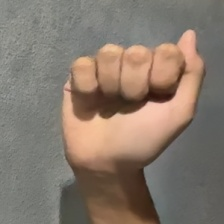
#> input picture dataset/A/A_0002.jpg, 224 x 224 px, given in place of test_hand.jpg, which was not available
$ python run_test.py
#> lines starting #> are read from the running program, lines starting #| are printed output that depends on the picture
### module3/geometric.py
"""Module 3 — Geometric Transformations & Interpolation

หน้าที่:
  1. Geometric Transformations:
     - Rotation (การหมุนภาพ)
     - Scaling / Zoom (การปรับขนาด/ซูม)
     - Translation (การเลื่อนตำแหน่ง)
  2. Interpolation Techniques:
     - Nearest-neighbor (cv2.INTER_NEAREST)
     - Bilinear (cv2.INTER_LINEAR)
     - Bicubic (cv2.INTER_CUBIC)
  3. Image Warping / Affine Transformation (การดัดรูปทรงตามพิกัดอ้างอิง)

Student 3 - Module 3
"""

from __future__ import annotations
import cv2
import numpy as np


_INTERPOLATION_METHODS = {
    "nearest": cv2.INTER_NEAREST,
    "bilinear": cv2.INTER_LINEAR,
    "bicubic": cv2.INTER_CUBIC,
}


def _get_interp_flag(method: str) -> int:
    m = method.lower().strip()
    if m not in _INTERPOLATION_METHODS:
        raise ValueError(
            f"วิธี Interpolation '{method}' ไม่รองรับ (เลือกได้: 'nearest', 'bilinear', 'bicubic')"
        )
    return _INTERPOLATION_METHODS[m]


def rotate_image(
    img: np.ndarray,
    angle: float,
    center: tuple[float, float] | None = None,
    scale: float = 1.0,
    method: str = "bilinear",
) -> np.ndarray:
    """
    หมุนภาพตามมุม angle (องศา) รอบจุด center
    """
    if img is None or img.size == 0:
        raise ValueError("img ต้องไม่ว่าง")

    h, w = img.shape[:2]
    if center is None:
        center = (w / 2.0, h / 2.0)

    interp = _get_interp_flag(method)
    rot_mat = cv2.getRotationMatrix2D(center, angle, scale)
    return cv2.warpAffine(img, rot_mat, (w, h), flags=interp, borderMode=cv2.BORDER_CONSTANT, borderValue=0)


def scale_image(
    img: np.ndarray,
    scale_factor: float,
    method: str = "bilinear",
) -> np.ndarray:
    """
    ปรับขนาด/ซูมภาพด้วยสเกลแฟกเตอร์ (เช่น 0.5 ย่อลงครึ่งหนึ่ง, 1.5 ขยาย 1.5 เท่า)
    """
    if img is None or img.size == 0:
        raise ValueError("img ต้องไม่ว่าง")
    if scale_factor <= 0:
        raise ValueError("scale_factor ต้องมากกว่า 0")

    h, w = img.shape[:2]
    new_w = max(1, int(round(w * scale_factor)))
    new_h = max(1, int(round(h * scale_factor)))
    interp = _get_interp_flag(method)
    return cv2.resize(img, (new_w, new_h), interpolation=interp)


def translate_image(
    img: np.ndarray,
    tx: float,
    ty: float,
    method: str = "bilinear",
) -> np.ndarray:
    """
    เลื่อนตำแหน่งภาพในแนวแกน X (tx พิกเซล) และแนวแกน Y (ty พิกเซล)
    """
    if img is None or img.size == 0:
        raise ValueError("img ต้องไม่ว่าง")

    h, w = img.shape[:2]
    trans_mat = np.array([[1.0, 0.0, float(tx)], [0.0, 1.0, float(ty)]], dtype=np.float32)
    interp = _get_interp_flag(method)
    return cv2.warpAffine(img, trans_mat, (w, h), flags=interp, borderMode=cv2.BORDER_CONSTANT, borderValue=0)


def affine_warp(
    img: np.ndarray,
    src_points: np.ndarray,
    dst_points: np.ndarray,
    output_size: tuple[int, int] | None = None,
    method: str = "bilinear",
) -> np.ndarray:
    """
    ทำ Affine Transformation จากจุดอ้างอิง 3 จุดต้นทางและปลายทาง (Forward / Reverse Mapping)
    """
    if img is None or img.size == 0:
        raise ValueError("img ต้องไม่ว่าง")

    h, w = img.shape[:2]
    out_sz = output_size if output_size is not None else (w, h)

    pts_src = np.float32(src_points)
    pts_dst = np.float32(dst_points)

    matrix = cv2.getAffineTransform(pts_src, pts_dst)
    interp = _get_interp_flag(method)
    return cv2.warpAffine(img, matrix, out_sz, flags=interp, borderMode=cv2.BORDER_CONSTANT, borderValue=0)

### module3/run_test.py
"""module3/run_test.py — ทดสอบ Geometric Transformations & Interpolation

เปรียบเทียบผลลัพธ์ของ Nearest-neighbor, Bilinear, Bicubic ตามข้อกำหนด comvis.pdf
"""

from pathlib import Path
import cv2
import numpy as np

from module3.geometric import (
    rotate_image,
    scale_image,
    translate_image,
    affine_warp,
)

_ROOT = Path(__file__).resolve().parent.parent


def _save(img: np.ndarray, out_dir: Path, name: str) -> None:
    path = out_dir / f"{name}.png"
    if img.ndim == 3 and img.shape[2] == 3:
        to_write = cv2.cvtColor(img, cv2.COLOR_RGB2BGR)
    else:
        to_write = img
    cv2.imwrite(str(path), to_write)
    print(f"Saved: {path.name}")


def main() -> None:
    test_img_path = _ROOT / "test_hand.jpg"
    out_dir = _ROOT / "results_module3"
    out_dir.mkdir(parents=True, exist_ok=True)

    bgr = cv2.imread(str(test_img_path))
#> bgr is the input picture: shape (224, 224, 3); mean B, G, R 108.6, 120.6, 134.4
    if bgr is None:
        raise FileNotFoundError(f"ไม่พบไฟล์: {test_img_path}")

    # ย่อรูปให้อยู่ในขนาดพอเหมาะ
    h, w = bgr.shape[:2]
#> h = 224; w = 224
    if max(h, w) > 800:
        scale = 800.0 / max(h, w)
        bgr = cv2.resize(bgr, (int(w * scale), int(h * scale)))

    rgb = cv2.cvtColor(bgr, cv2.COLOR_BGR2RGB)
    _save(rgb, out_dir, "01_original")

    # 1. เปรียบเทียบ Interpolation เมื่อหมุนภาพ 30 องศา
    for method in ["nearest", "bilinear", "bicubic"]:
        rot = rotate_image(rgb, angle=30.0, method=method)
        _save(rot, out_dir, f"02_rotate_30deg_{method}")
#> this loop made 3 passes
#> pass 1, in main, `rot = rotate_image(rgb, angle=30.0, method=method)`:
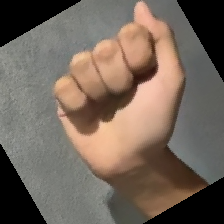
#> rot: shape (224, 224, 3); mean R, G, B 116.3, 102.4, 91.1

    # 2. เปรียบเทียบ Interpolation เมื่อปรับขนาด/ซูม (Scaling 1.5x)
    for method in ["nearest", "bilinear", "bicubic"]:
        sc = scale_image(rgb, scale_factor=1.5, method=method)
        _save(sc, out_dir, f"03_scale_1.5x_{method}")

    # 3. Translation (เลื่อนภาพ x=+50, y=+30)
    trans = translate_image(rgb, tx=50, ty=30, method="bilinear")
#> in translate_image, `return cv2.warpAffine(img, trans_mat, (w, h), flags=interp, borderMode..`:
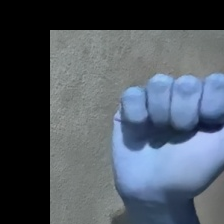
#> returned value: shape (224, 224, 3); mean of channels 0, 1, 2 96.7, 86.1, 77.1; drawn as B, G, R
    _save(trans, out_dir, "04_translation")
#> in _save (call 8), `to_write = cv2.cvtColor(img, cv2.COLOR_RGB2BGR)`:
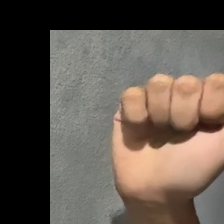
#> to_write: shape (224, 224, 3); mean B, G, R 77.1, 86.1, 96.7

    # 4. Affine Warping (ดัดภาพ 3 จุด)
    h_rgb, w_rgb = rgb.shape[:2]
#> h_rgb = 224; w_rgb = 224
    src_pts = np.float32([[0, 0], [w_rgb - 1, 0], [0, h_rgb - 1]])
#> src_pts = [[0, 0], [223, 0], [0, 223]]
    dst_pts = np.float32([[w_rgb * 0.1, h_rgb * 0.15], [w_rgb * 0.85, h_rgb * 0.05], [w_rgb * 0.2, h_rgb * 0.9]])
    warped = affine_warp(rgb, src_pts, dst_pts, method="bilinear")
#> in affine_warp, `return cv2.warpAffine(img, matrix, out_sz, flags=interp, borderMode=cv..`:
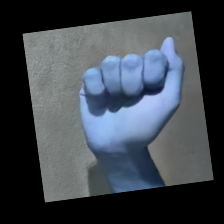
#> returned value: shape (224, 224, 3); mean of channels 0, 1, 2 77.6, 69.7, 62.7; drawn as B, G, R
    _save(warped, out_dir, "05_affine_warp")
#> in _save (call 9), `to_write = cv2.cvtColor(img, cv2.COLOR_RGB2BGR)`:
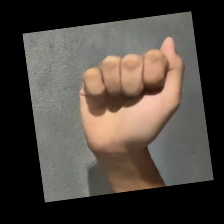
#> to_write: shape (224, 224, 3); mean B, G, R 62.7, 69.7, 77.6

    print(f"\nผลลัพธ์ของ Module 3 ทั้งหมดถูกบันทึกไว้ใน:\n  {out_dir}")


if __name__ == "__main__":
    main()

$ run again, on dataset/B/B_0008.jpg
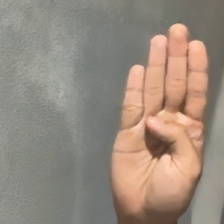
#> input picture dataset/B/B_0008.jpg, 224 x 224 px, given in place of test_hand.jpg, which was not available
#> in main, bgr is the input picture: shape (224, 224, 3); mean B, G, R 125.5, 138.3, 152.1
#> the loop in main, `for method in ["nearest", "bilinear", "bicubic"]:` made 3 passes
#> pass 1, in main, `rot = rotate_image(rgb, angle=30.0, method=method)`:
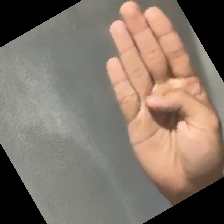
#> rot: shape (224, 224, 3); mean R, G, B 131.1, 117.3, 105.8
#> in _save (call 9), `to_write = cv2.cvtColor(img, cv2.COLOR_RGB2BGR)`:
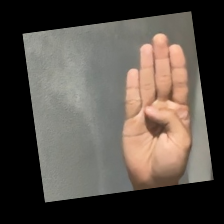
#> to_write: shape (224, 224, 3); mean B, G, R 72.5, 79.9, 87.9

$ run again, on dataset/B/B_0009.jpg
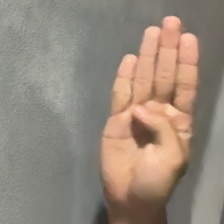
#> input picture dataset/B/B_0009.jpg, 224 x 224 px, given in place of test_hand.jpg, which was not available
#> in main, bgr is the input picture: shape (224, 224, 3); mean B, G, R 122.9, 136.2, 149.7
#> the loop in main, `for method in ["nearest", "bilinear", "bicubic"]:` made 3 passes
#> pass 1, in main, `rot = rotate_image(rgb, angle=30.0, method=method)`:
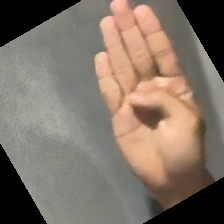
#> rot: shape (224, 224, 3); mean R, G, B 128.6, 115.2, 103.1
#> in _save (call 9), `to_write = cv2.cvtColor(img, cv2.COLOR_RGB2BGR)`:
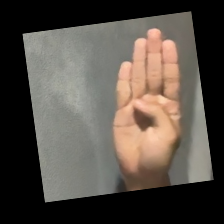
#> to_write: shape (224, 224, 3); mean B, G, R 71, 78.7, 86.5

$ run again, on dataset/C/C_0022.jpg
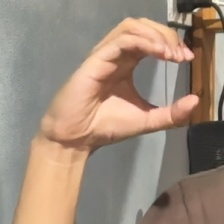
#> input picture dataset/C/C_0022.jpg, 224 x 224 px, given in place of test_hand.jpg, which was not available
#> in main, bgr is the input picture: shape (224, 224, 3); mean B, G, R 122.6, 138.8, 157.7
#> the loop in main, `for method in ["nearest", "bilinear", "bicubic"]:` made 3 passes
#> pass 1, in main, `rot = rotate_image(rgb, angle=30.0, method=method)`:
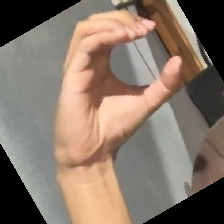
#> rot: shape (224, 224, 3); mean R, G, B 134.1, 117.7, 104.3
#> in _save (call 9), `to_write = cv2.cvtColor(img, cv2.COLOR_RGB2BGR)`:
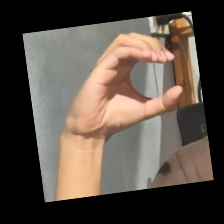
#> to_write: shape (224, 224, 3); mean B, G, R 70.8, 80.2, 91.1
